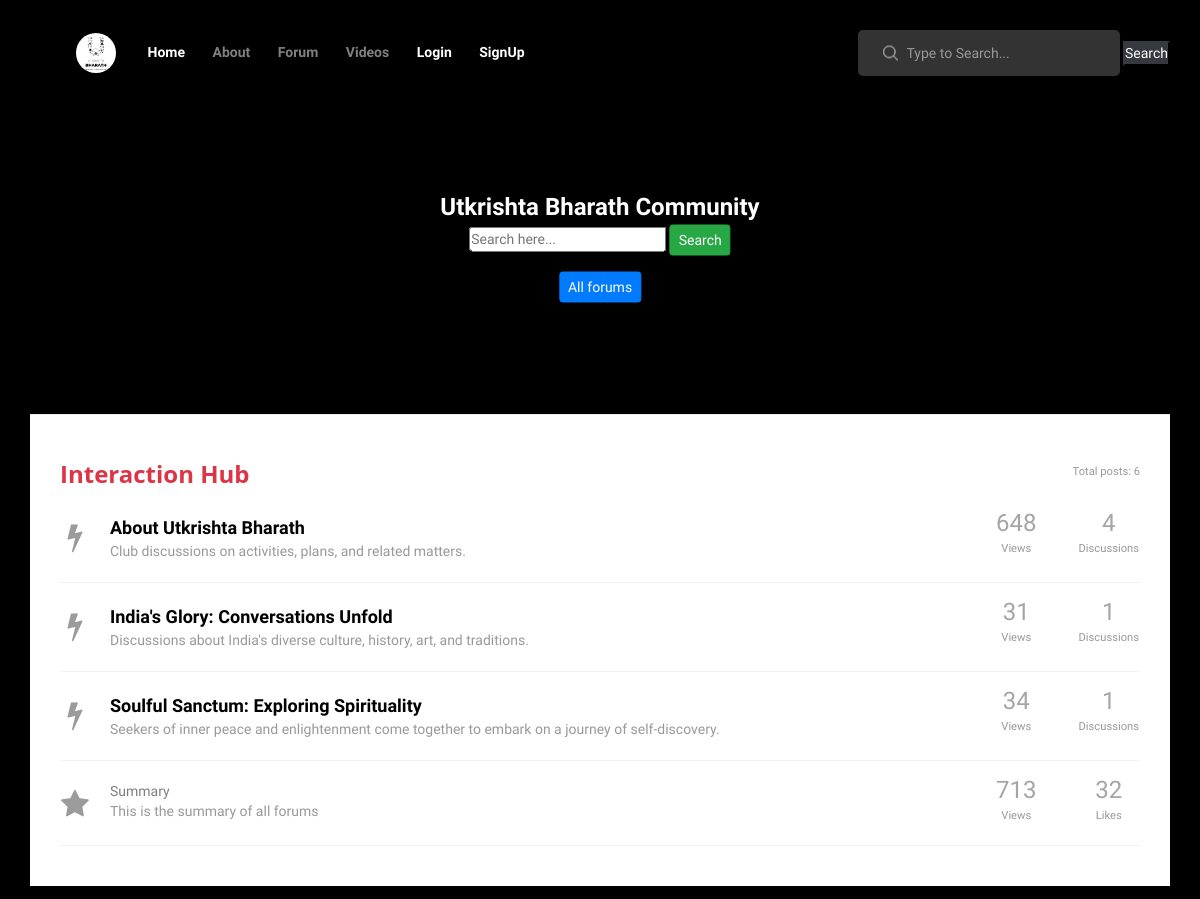
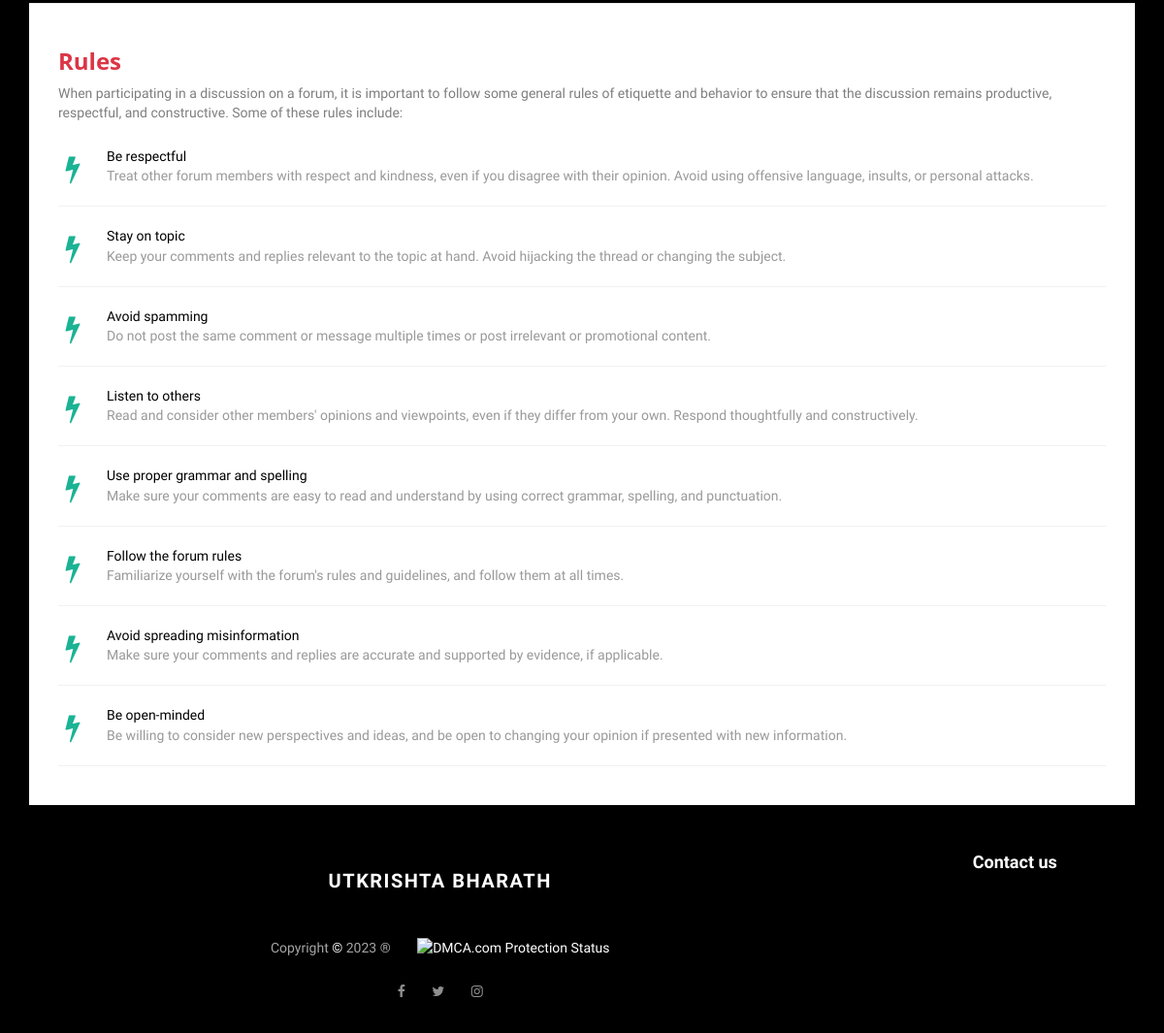
The app's page /forum/ with its own data (2 pictures, top to bottom).
### forum/models.py (models this page shows, shortened)
class Topic(models.Model):
    title = models.CharField(max_length=50)
    description = models.CharField(max_length=100)
    def __str__(self):
        return self.title
    def total_posts(self):
        return self.posts.count()
    def total_views(self):
        a = sum(post.views for post in self.posts.all())
        value = str(a)
        if value.isdigit():
            value_int = int(value)
            if value_int > 1000000:
                value = "%.1f%s" % (value_int/1000000.00, 'M')
            else:
                if value_int > 1000:
                    value = "%.1f%s" % (value_int/1000.0, 'k')
        return value

class Post(models.Model):
    author = models.ForeignKey(User, on_delete=models.CASCADE, null=True)
    topic = models.ForeignKey(Topic, on_delete=models.CASCADE, null=True,related_name='posts')
    timestamp = models.DateTimeField(default=timezone.now)
    title = models.CharField(max_length=200, default='untitled')
    likes = models.ManyToManyField(User, related_name='forum_post')
    body = models.TextField()
    views = models.PositiveIntegerField(default=0)
    likes_count = models.PositiveIntegerField(default=0)

### forum/views.py (the view)
# urls.py: path('forum/', TopicListView.as_view(), name='forum-index'),
class TopicListView(ListView):
    model = Topic
    template_name = 'forum/index.html'
    context_object_name = 'topics'
    def get_queryset(self):
        queryset = super().get_queryset()
        print('index',queryset)
        search_input = self.request.GET.get('search-area') or ''
        if search_input:
            queryset = queryset.filter(title__icontains=search_input)
        return queryset
    def get_context_data(self, **kwargs):
        context = super().get_context_data(**kwargs)
        context['search_input'] = self.request.GET.get('search-area') or ''
        total_views = Post.objects.aggregate(Sum('views'))['views__sum']
        Post.objects.annotate(total_views=Sum('views'))
        value = str(total_views)
        if value.isdigit():
            value_int = int(value)
            if value_int > 1000000:
                value = "%.1f%s" % (value_int/1000000.00, 'M')
            else:
                if value_int > 1000:
                    value = "%.1f%s" % (value_int/1000.0, 'k')
        context['total_views'] = value
        total_posts = Post.objects.count()
        context['total_posts'] = total_posts
        total_likes = Post.objects.aggregate(Sum('likes'))['likes__sum']
        context['total_likes'] = total_likes
        return context

### forum/templates/forum/index.html (shortened to what this page needs)
{% extends "base/base.html" %}{%block title%} Forum | Utkrishta Bharath | Come and Discuss to make Bharath Utkrishta {%endblock%}
{% block content %}
<div class="home ard">
    <div class="home_content">
        <div class="post_title">Utkrishta Bharath Community</div>
        <form action="" method="GET">
            <input class="" type="text" id="" name="search-area" placeholder="Search here...">
            <button type="submit" class="btn btn-success btn-sm">Search</button>
        </form>
        <div class="px-4 pt-3">
            <a class="btn btn-primary btn-sm" href="{% url 'forum:forum-index' %}">All forums</a>
        </div>
    </div>
</div>
<link href="https://maxcdn.bootstrapcdn.com/font-awesome/4.3.0/css/font-awesome.min.css" rel="stylesheet">
<div class="container">
    <div class="row">
        <div class="col-lg-12">
            <div class="wrapper wrapper-content animated fadeInRight">
                <div class="ibox-content forum-container">
                    <div class="forum-title">
                        <div class="pull-right forum-desc">
                            <small>Total posts: {{ total_posts }}</small>
                        </div>
                        <h3 class="text-danger"><b>Interaction Hub</b></h3>
                    </div>
                    {% for topic in topics %}
                    <div class="forum-item">
                        <div class="row">
                            <div class="col-md-10">
                                <div class="forum-icon">
                                    <i class="fa fa-bolt"></i>
                                </div>
                                <a href="{% url 'forum:topic-detail' topic.id %}" class="forum-item-title"
                                    style="hover:rgba(0,0,0,0.5);">{{ topic.title }}</a>
                                <div class="forum-sub-title">{{ topic.description }}</div>
                            </div>
                            <div class="col-md-1 forum-info">
                                <span class="views-number">
                                    {{ topic.total_views }}
                                </span>
                                <div>
                                    <small>Views</small>
                                </div>
                            </div>
                            <div class="col-md-1 forum-info">
                                <span class="views-number">
                                    {{ topic.total_posts }}
                                </span>
                                <div>
                                    <small>Discussions</small>
                                </div>
                            </div>
                        </div>
                    </div>
                    {% endfor %}
                    <div class="forum-item">
                        <div class="row">
                            <div class="col-md-10">
                                <div class="forum-icon">
                                    <i class="fa fa-star"></i>
                                </div>
                                <p class="forum-item-title">Summary</p>
                                <div class="forum-sub-title">This is the summary of all forums</div>
                            </div>
                            <div class="col-md-1 forum-info">
                                <span class="views-number">
                                    {{ total_views }}
                                </span>
                                <div>
                                    <small>Views</small>
                                </div>
                            </div>
                            <div class="col-md-1 forum-info">
                                <span class="views-number">
                                    {{ total_likes }}
                                </span>
                                <div>
                                    <small>Likes</small>
                                </div>
                            </div>
                        </div>
                    </div>
                </div>
            </div>
        </div>
    </div>
</div>
<div class="container mt-3">
    <div class="row">
        <div class="col-lg-12">
            <div class="wrapper wrapper-content animated fadeInRight">
                <div class="ibox-content forum-container">
                    <div class="forum-title">
                        <h3 class="text-danger"><b>Rules</b></h3>
                        <p>When participating in a discussion on a forum, it is important to follow some general rules
                            of etiquette and behavior to ensure that the discussion remains productive, respectful, and
                            constructive. Some of these rules include:</p>
                    </div>
                    <div class="forum-item active">
                        <div class="row">
                            <div class="col-md-12">
                                <div class="forum-icon">
                                    <i class="fa fa-bolt"></i>
                                </div>
                                <p class="forum-item-title" style="color: black;">Be respectful</p>
                                <div class="forum-sub-title">Treat other forum members with respect and kindness, even
                                    if you disagree with their opinion. Avoid using offensive language, insults, or
                                    personal attacks.</div>
                            </div>
                        </div>
                    </div>
                    <div class="forum-item active">
                        <div class="row">
                            <div class="col-md-12">
                                <div class="forum-icon">
                                    <i class="fa fa-bolt"></i>
                                </div>
                                <p class="forum-item-title" style="color: black;">Stay on topic</p>
                                <div class="forum-sub-title">Keep your comments and replies relevant to the topic at
                                    hand. Avoid hijacking the thread or changing the subject.</div>
                            </div>
                        </div>
                    </div>
                    <div class="forum-item active">
                        <div class="row">
                            <div class="col-md-12">
                                <div class="forum-icon">
                                    <i class="fa fa-bolt"></i>
                                </div>
                                <p class="forum-item-title" style="color: black;">Avoid spamming</p>
                                <div class="forum-sub-title">Do not post the same comment or message multiple times or
                                    post irrelevant or promotional content.</div>
                            </div>
                        </div>
                    </div>
                    <div class="forum-item active">
                        <div class="row">
                            <div class="col-md-12">
                                <div class="forum-icon">
                                    <i class="fa fa-bolt"></i>
                                </div>
                                <p class="forum-item-title" style="color: black;">Listen to others</p>
                                <div class="forum-sub-title">Read and consider other members' opinions and viewpoints,
                                    even if they differ from your own. Respond thoughtfully and constructively.</div>
                            </div>
                        </div>
                    </div>
                    <div class="forum-item active">
                        <div class="row">
                            <div class="col-md-12">
                                <div class="forum-icon">
                                    <i class="fa fa-bolt"></i>
                                </div>
                                <p class="forum-item-title" style="color: black;">Use proper grammar and spelling</p>
                                <div class="forum-sub-title">Make sure your comments are easy to read and understand by
                                    using correct grammar, spelling, and punctuation.</div>
                            </div>
                        </div>
                    </div>
                    <div class="forum-item active">
                        <div class="row">
                            <div class="col-md-12">
                                <div class="forum-icon">
                                    <i class="fa fa-bolt"></i>
                                </div>
                                <p class="forum-item-title" style="color: black;">Follow the forum rules</p>
                                <div class="forum-sub-title">Familiarize yourself with the forum's rules and guidelines,
                                    and follow them at all times.</div>
                            </div>
                        </div>
                    </div>
                    <div class="forum-item active">
                        <div class="row">
                            <div class="col-md-12">
                                <div class="forum-icon">
                                    <i class="fa fa-bolt"></i>
                                </div>
                                <p class="forum-item-title" style="color: black;">Avoid spreading misinformation</p>
                                <div class="forum-sub-title">Make sure your comments and replies are accurate and
                                    supported by evidence, if applicable.</div>
                            </div>
                        </div>
                    </div>
                    <div class="forum-item active">
                        <div class="row">
                            <div class="col-md-12">
                                <div class="forum-icon">
                                    <i class="fa fa-bolt"></i>
                                </div>
                                <p class="forum-item-title" style="color: black;">Be open-minded</p>
                                <div class="forum-sub-title"> Be willing to consider new perspectives and ideas, and be
                                    open to changing your opinion if presented with new information.</div>
                            </div>
                        </div>
                    </div>
                </div>
            </div>
        </div>
    </div>
</div>
{% endblock content %}

### records on screen
Topic: title "About Utkrishta Bharath", description "Club discussions on activities, plans, and related matters.", total_views "648", total_posts "4"
Topic: title "India's Glory: Conversations Unfold", description "Discussions about India's diverse culture, history, art, and traditions.", total_views "31", total_posts "1"
Topic: title "Soulful Sanctum: Exploring Spirituality", description "Seekers of inner peace and enlightenment come together to embark on a journey of self-discovery.", total_views "34", total_posts "1"

### other values on screen
{{ total_posts }} "6"
{{ total_views }} "713"
{{ total_likes }} "32"
